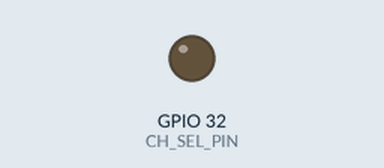
Simulated run of this sketch. Board: ESP32. On the bench: output pins drawn as LEDs (lit = HIGH). Pins used as bus, display or sensor lines are not drawn; what the sketch prints to the serial monitor is not drawn.

Above: at 0.6 s.
At 7.3 s:
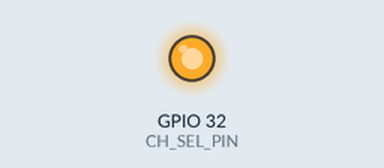
Timing chart, 0 to 8.5 s (numbered marks = the images above):
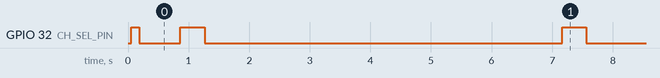

Measured:
- by itself, GPIO 32 (CH_SEL_PIN): repeats every 6.3 s: HIGH 0.40 s, LOW 5.9 s

The sketch:

CIC_SPI_C_M.ino
```cpp
#include <Arduino.h>
#include <SPI.h>

// ################# CONSTANTS & PIN DEFINITIONS #################

// --- Shared Control Pin ---
// Corrected based on schematic: IO35 controls both U10 and U11 switches.
const int CH_SEL_PIN = 32;

// --- C_SPI (Power Control) System ---
const int C_CS_PIN = 5;      // Shared Chip Select for I/O Expanders (CCS)
// Note: C_SPI bus pins (SCK, MOSI, MISO) are assumed to be default VSPI pins
// or are handled by the library. The schematic shows IO25, IO27, IO26.
// For robustness, they could be explicitly defined in c_spi.begin().
SPIClass c_spi(VSPI); // Use VSPI for the control bus

// MCP23S08 I/O Expander Constants
const byte MCP23S08_IODIR = 0x00;        // I/O Direction Register
const byte MCP23S08_GPIO = 0x09;         // General Purpose I/O Register
const byte MCP23S08_WRITE_OPCODE = 0x40; // Opcode to write to the expander

// --- M_SPI (ADC Monitor) System ---
const int M_CS_PIN = 15;     // Chip Select for ADCs (MCS)
const int M_MOSI_PIN = 13;   // From schematic (MSDI)
const int M_MISO_PIN = 12;   // From schematic (MSDO)
const int M_SCK_PIN = 14;    // From schematic (MSCK)
SPIClass m_spi(HSPI); // Use HSPI for the monitor bus


// ################# HELPER FUNCTIONS FOR SELECTION #################

/**
 * @brief Selects the active Power Control I/O Expander and enables its bus.
 * @param channel The target channel, 'A' or 'B'.
 */
void selectControlDevice(char channel) {
    // CORRECTED LOGIC: Based on schematic, HIGH selects 'A', LOW selects 'B'.
    if (channel == 'A' || channel == 'a') {
        digitalWrite(CH_SEL_PIN, HIGH);
    } else {
        digitalWrite(CH_SEL_PIN, LOW);
    }
    delayMicroseconds(10); // Allow time for the analog switch to settle
    digitalWrite(C_CS_PIN, LOW); // Enable the selected device
    delayMicroseconds(5);
}

/**
 * @brief Deselects the active I/O Expander.
 */
void deselectControlDevice() {
    digitalWrite(C_CS_PIN, HIGH);
    delayMicroseconds(5);
}

/**
 * @brief Selects the active ADC and enables its bus.
 * @param channel The target channel, 'A' or 'B'.
 */
void selectADC(char channel) {
    // Logic is consistent with schematic: HIGH for 'A', LOW for 'B'.
    if (channel == 'A' || channel == 'a') {
        digitalWrite(CH_SEL_PIN, HIGH);
    } else {
        digitalWrite(CH_SEL_PIN, LOW);
    }
    digitalWrite(M_CS_PIN, LOW); // Activate the ADC bus
}

/**
 * @brief Deselects the active ADC.
 */
void deselectADC() {
    digitalWrite(M_CS_PIN, HIGH);
}


// ################# POWER CONTROL (C_SPI) FUNCTIONS #################

/**
 * @brief Configures a specific MCP23S08 I/O Expander.
 * @param channel The target channel ('A' or 'B').
 */
void setupIoExpander(char channel) {
    selectControlDevice(channel);
    c_spi.beginTransaction(SPISettings(1000000, MSBFIRST, SPI_MODE0));
    c_spi.transfer(MCP23S08_WRITE_OPCODE); // Command to write
    c_spi.transfer(MCP23S08_IODIR);        // Target I/O Direction register
    c_spi.transfer(0x00);                  // Set all pins to be outputs
    c_spi.endTransaction();
    deselectControlDevice();
}

/**
 * @brief Writes a setting to an I/O expander to control VCAN power.
 * @param channel The target channel ('A' or 'B').
 * @param setting The 8-bit value to write. 0x03 for ON, 0x00 for OFF.
 */
void setVcanPower(char channel, byte setting) {
    selectControlDevice(channel);
    c_spi.beginTransaction(SPISettings(1000000, MSBFIRST, SPI_MODE0));
    c_spi.transfer(MCP23S08_WRITE_OPCODE); // Command to write
    c_spi.transfer(MCP23S08_GPIO);         // Target the GPIO register
    c_spi.transfer(setting);               // Send the power on/off value
    c_spi.endTransaction();
    deselectControlDevice();
}


// ################# ADC MONITOR (M_SPI) FUNCTIONS #################

/**
 * @brief Performs the one-time initialization for an ADC.
 * @param channel The ADC to initialize ('A' or 'B').
 */
void ADC_Init(char channel) {
    Serial.print("Initializing ADC on side ");
    Serial.println(channel);

    // Sync, Reset, Configuration, and Calibration sequence...
    // (This code is ported directly from SPI_M.ino, now using m_spi object)

    selectADC(channel);
    for (int i = 0; i < 15; i++) { m_spi.transfer(0xff); }
    m_spi.transfer(0xfe);
    delay(1);
    deselectADC();

    selectADC(channel);
    m_spi.transfer(0x03); m_spi.transfer(0x00); m_spi.transfer(0x00); m_spi.transfer(0x80);
    delay(1);
    deselectADC();
    delay(1);
    selectADC(channel);
    m_spi.transfer(0x03); m_spi.transfer(0x00); m_spi.transfer(0x00); m_spi.transfer(0x00);
    delay(1);
    deselectADC();
    delay(2);

    selectADC(channel);
    m_spi.transfer(0x03); m_spi.transfer(0x00); m_spi.transfer(0x30); m_spi.transfer(0x00);
    delay(1);
    deselectADC();
    delay(2);

    selectADC(channel);
    m_spi.transfer(0x05);
    m_spi.transfer(0x02); m_spi.transfer(0xb0); m_spi.transfer(0xab);
    m_spi.transfer(0x12); m_spi.transfer(0xb1); m_spi.transfer(0xab);
    delay(1);
    deselectADC();
    delay(2);

    for (int ch = 0; ch < 4; ch++) {
        int channelbyte = (ch * 8) | 0x81; // Offset cal
        selectADC(channel);
        delay(10);
        m_spi.transfer(channelbyte);
        deselectADC();
        delay(10);

        channelbyte = (ch * 8) | 0x82; // Gain cal
        selectADC(channel);
        delay(10);
        m_spi.transfer(channelbyte);
        deselectADC();
        delay(10);
    }
    Serial.println("ADC Initialization complete.");
}

/**
 * @brief Reads and prints all 4 channels from a pre-initialized ADC.
 * @param channel The ADC to read from ('A' or 'B').
 */
void ADC_ReadAll(char channel) {
    Serial.print("Reading ADC [");
    Serial.print(channel);
    Serial.print("]: ");

    for (int ch = 0; ch < 4; ch++) {
        // Start conversion
        selectADC(channel);
        int channelbyte = (ch * 8) | 0x80;
        m_spi.transfer(channelbyte);
        m_spi.transfer(0x00); m_spi.transfer(0x00); m_spi.transfer(0x00); m_spi.transfer(0x00);
        deselectADC();
        delay(100); // Wait for conversion

        // Read result
        selectADC(channel);
        m_spi.transfer(channelbyte);
        m_spi.transfer(0x00); // Dummy byte
        int byte2 = m_spi.transfer(0x00);
        int byte3 = m_spi.transfer(0x00);
        m_spi.transfer(0x00); // Dummy byte
        deselectADC();

        long ADC_value = (256L * byte2) + byte3;
        float ADC_voltage = (ADC_value / 65535.0) * 2.5;
        if (ch < 3) { ADC_voltage *= 2; }

        Serial.print("ch");
        Serial.print(ch);
        Serial.print("=");
        Serial.print((int)(ADC_voltage * 1000));
        Serial.print("mV");
        if (ch < 3) { Serial.print(" | "); }
    }
    Serial.println();
}


// #################### MAIN SETUP & LOOP ##########################

void setup() {
    Serial.begin(115200);
    while (!Serial);
    Serial.println("\n--- Fused VCAN Power and ADC Measurement Test ---");

    // Configure all control pins
    pinMode(CH_SEL_PIN, OUTPUT);
    pinMode(C_CS_PIN, OUTPUT);
    pinMode(M_CS_PIN, OUTPUT);

    // Set initial states (all devices deselected)
    digitalWrite(C_CS_PIN, HIGH);
    digitalWrite(M_CS_PIN, HIGH);

    // Initialize both SPI busses
    c_spi.begin(); // Uses default VSPI pins
    m_spi.begin(M_SCK_PIN, M_MISO_PIN, M_MOSI_PIN); // Uses specific HSPI pins

    // --- Initialize Power Control Expanders ---
    Serial.println("\nInitializing I/O Expanders...");
    setupIoExpander('A');
    setupIoExpander('B');
    setVcanPower('A', 0x00); // Start with power OFF
    setVcanPower('B', 0x00); // Start with power OFF
    Serial.println("I/O Expanders Initialized. VCAN Power is OFF.");

    // --- Initialize ADCs ---
    Serial.println("\nInitializing ADCs...");
    ADC_Init('A');
    ADC_Init('B');
    Serial.println("\n--- Initialization Complete ---");
}

void loop() {
    Serial.println("\n---------------------------------");

    // --- Test Channel A and B in parallel---
    Serial.println(">>> Testing Channel A and B <<<");
    setVcanPower('A', 0x03); // Turn VCAN A ON
    setVcanPower('B', 0x03); // Turn VCAN B ON
    Serial.println("VCAN A and B Power: ON");
    delay(500); // Wait for power to stabilize
    ADC_ReadAll('A'); // Read ADC A values
    ADC_ReadAll('B'); // Read ADC A values

    delay(5000); // Wait 5 seconds

    setVcanPower('A', 0x00); // Turn VCAN A OFF
    setVcanPower('B', 0x00); // Turn VCAN B OFF
    Serial.println("VCAN A and B Power: OFF");
    delay(500);
    ADC_ReadAll('A'); // Read ADC A values
    ADC_ReadAll('B'); // Read ADC B values

    delay(5000); // Wait 5 seconds
}
```
